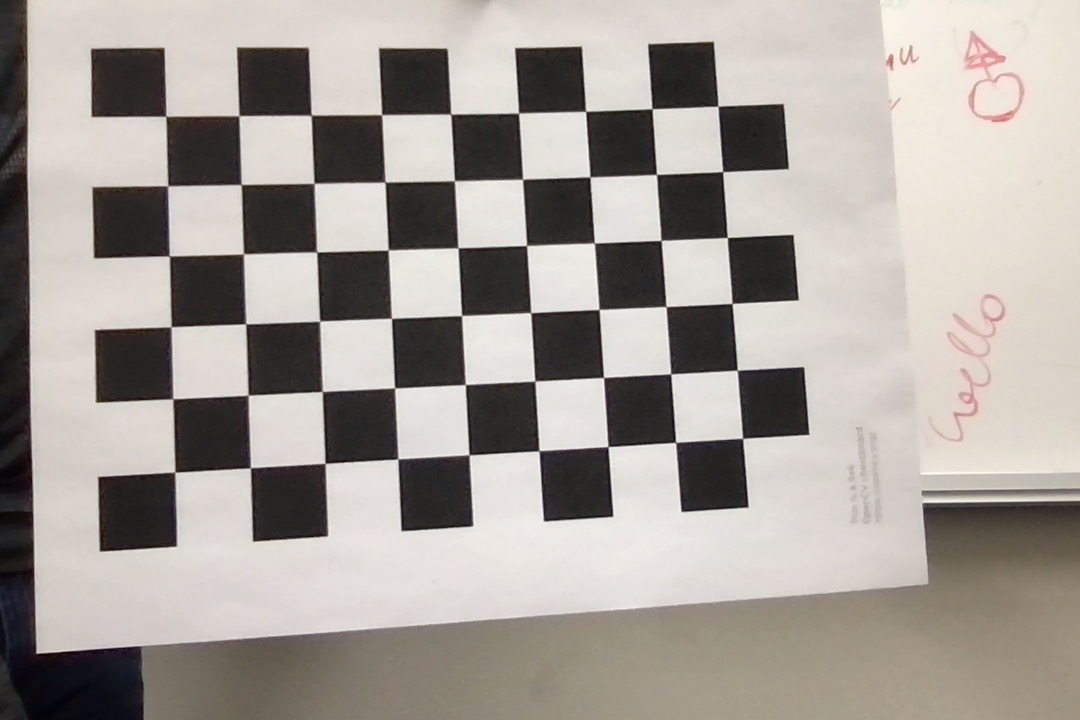
#> input picture images/checkerboard.jpg, 1080 x 720 px; its folder holds only this picture in this run
$ python calibration.py
#> lines starting #> are read from the running program, lines starting #| are printed output that depends on the picture; after the words box and inside, x2 and y2 are one past the last pixel; in counts of white or black regions, pixels touching at a corner belong together; long printed decimals are rounded
#!/usr/bin/env python

import cv2
import numpy as np
import os
import glob

import pdb

# Checkerboard Dimensions
checkerboard_dim = (6, 9)
criteria = (cv2.TERM_CRITERIA_EPS + cv2.TERM_CRITERIA_MAX_ITER, 30, 0.001)

# Array to store 3D points of each checkerboard image
obj_points = []
# Array to store 2D points of each checkerboard image
img_points = []

# Define world co-ordinates
obj_p = np.zeros((1, checkerboard_dim[0] * checkerboard_dim[1], 3), np.float32)
obj_p[0,:,:2] = np.mgrid[0:checkerboard_dim[0], 0:checkerboard_dim[1]].T.reshape(-1, 2)

images = glob.glob('./../images/*.jpg')
for filename in images:
    img = cv2.imread(filename)
#> img is the input picture: shape (720, 1080, 3); mean B, G, R 153, 158.7, 165.1
    gray = cv2.cvtColor(img, cv2.COLOR_BGR2GRAY)

    #Find checkerboard corners
    ret, corners = cv2.findChessboardCorners(gray, checkerboard_dim,
                                             cv2.CALIB_CB_ADAPTIVE_THRESH +
                                             cv2.CALIB_CB_FAST_CHECK +
                                             cv2.CALIB_CB_NORMALIZE_IMAGE)
#> ret = True; corners = 54 rows, first 8: [174.3, 471.8], [173.4, 397.7], [172, 327.2], [168.9, 257], [168.8, 186.2], [167, 119], [251.4, 466.9], [249.2, 395.6]

    if ret == True:
        obj_points.append(obj_p)
        corners2 = cv2.cornerSubPix(gray, corners, (11, 11),(-1, -1), criteria)
#> corners2 = 54 rows, first 8: [174.8, 472.2], [172.8, 398.8], [171.1, 326.8], [169.3, 255.9], [167.7, 185.8], [165.7, 116.3], [250.4, 467.8], [248.1, 395.2]
        img_points.append(corners2)

        # Draw and display corners
        img = cv2.drawChessboardCorners(img, checkerboard_dim, corners2, ret)
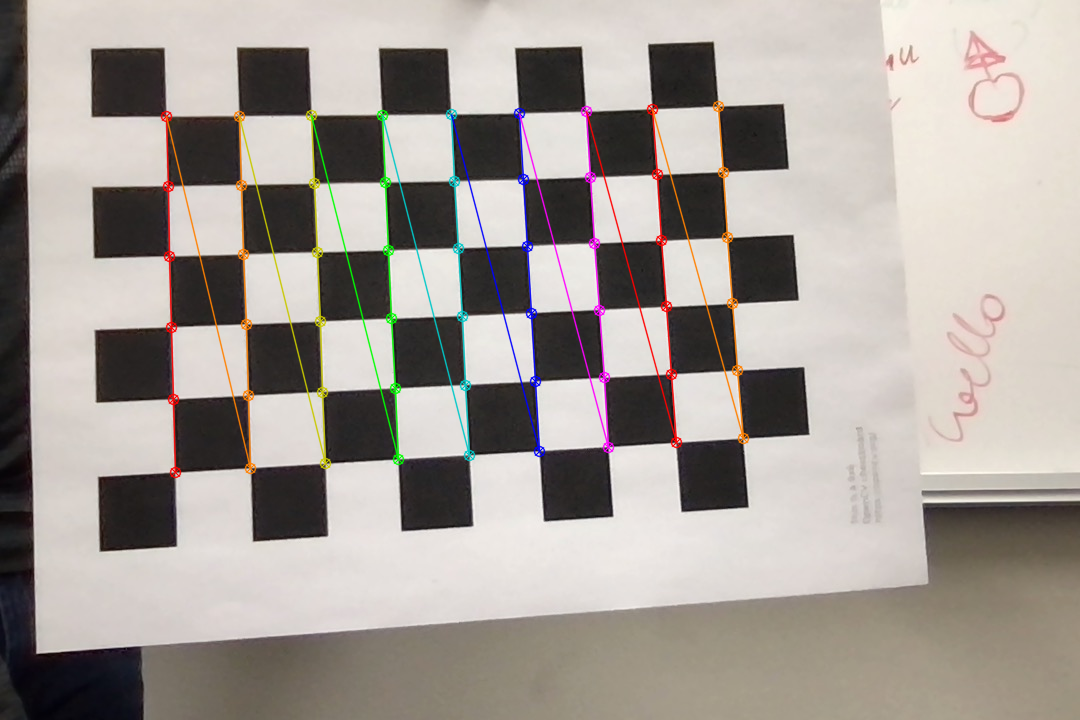
#> img: shape (720, 1080, 3); 2.8% of pixels changed, all inside (x1, y1, x2, y2) = (160, 100, 750, 479)


        h,w = img.shape[:2]
#> h = 720; w = 1080

    # Making camera calibration by passing 3d points and correponding 2d co-ordinates
    ret, mtx, dist, rvecs, tvecs = cv2.calibrateCamera(obj_points, img_points, gray.shape[::-1], None, None)
#> ret = 0.381; mtx = [[1394.4, 0, 700.5], [0, 1400.7, 307.8], [0, 0, 1]]; dist = [[0.197, 0.582, -0.0186, 0.0302, -3.66]]; rvecs = ([-0.0139, -0.268, -1.62],); tvecs = ([-7.26, 2.28, 19.08],)

    print("Camera matrix : \n")
    print(mtx)
#| [[1.39438157e+03 0.00000000e+00 7.00501086e+02]
#|  [0.00000000e+00 1.40070419e+03 3.07819736e+02]
#|  [0.00000000e+00 0.00000000e+00 1.00000000e+00]]
    print("dist : \n")
    print(dist)
#| [[ 0.1968  0.5821 -0.01863  0.03023 -3.664]]
    print("rvecs : \n")
    print(rvecs)
#| (array([[-0.01388],
#|        [-0.2678 ],
#|        [-1.625]]),)
    print("tvecs : \n")
    print(tvecs)
#| (array([[-7.260],
#|        [ 2.281],
#|        [19.076]]),)
